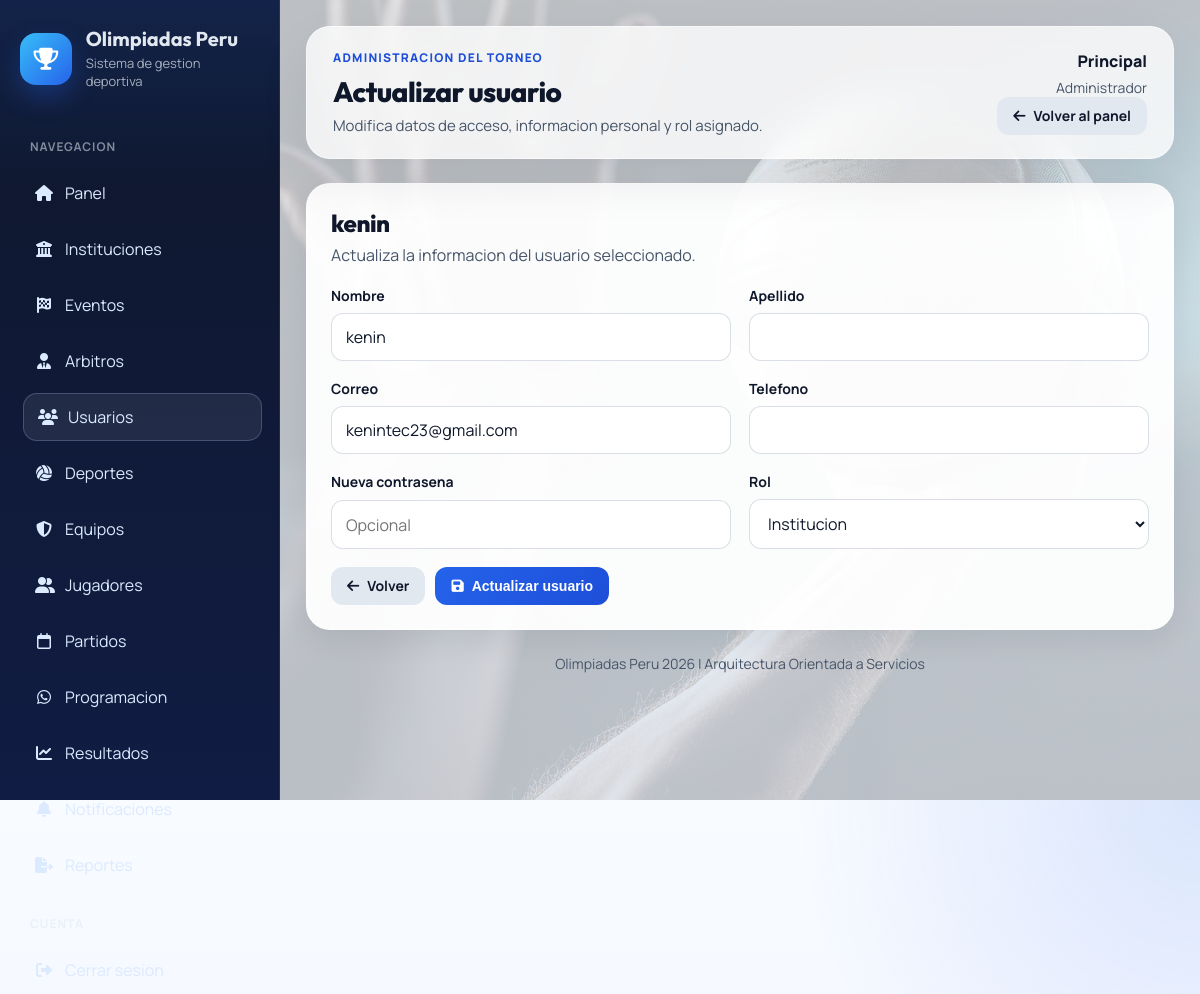
The page /modules/usuarios/editar.php?id=3 (signed in) on the database its author committed.
### tables this page shows
CREATE TABLE `usuarios` (
  `id_usuario` int(11) NOT NULL AUTO_INCREMENT,
  `nombre` varchar(100) NOT NULL,
  `apellido` varchar(100) NOT NULL,
  `email` varchar(120) NOT NULL,
  `password_hash` varchar(255) NOT NULL,
  `telefono` varchar(20) DEFAULT NULL,
  `foto` varchar(255) DEFAULT NULL,
  `activo` tinyint(1) DEFAULT 1,
  `fecha_registro` timestamp NOT NULL DEFAULT current_timestamp(),
  `id_rol` int(11) NOT NULL,
  PRIMARY KEY (`id_usuario`),
  UNIQUE KEY `email` (`email`),
  KEY `id_rol` (`id_rol`),
  CONSTRAINT `usuarios_ibfk_1` FOREIGN KEY (`id_rol`) REFERENCES `roles` (`id_rol`)
);

CREATE TABLE `roles` (
  `id_rol` int(11) NOT NULL AUTO_INCREMENT,
  `nombre` varchar(50) NOT NULL,
  PRIMARY KEY (`id_rol`)
);

### modules/usuarios/editar.php (called while the page is built, shortened)
<?php
require __DIR__ . '/edit_view.php';
return;
?>

### includes/auth.php (called while the page is built, shortened)
<?php
function e(string $value): string
{
    return htmlspecialchars($value, ENT_QUOTES, 'UTF-8');
}

### modules/usuarios/edit_view.php (the view, shortened to what this page needs)
<?php
include '../../config/database.php';
$id = (int) ($_GET['id'] ?? 0);
$stmt = $conexion->prepare('SELECT * FROM usuarios WHERE id_usuario = ?');
$stmt->execute([$id]);
$usuario = $stmt->fetch();
$roles = $conexion->query('SELECT * FROM roles ORDER BY id_rol')->fetchAll();
require '../../includes/app_header.php';
?>
<section class="form-card">
    <div class="toolbar">
        <div class="toolbar__title">
            <h2><?= e(trim($usuario['nombre'] . ' ' . $usuario['apellido'])) ?></h2>
            <p>Actualiza la informacion del usuario seleccionado.</p>
        </div>
    </div>
    <form action="actualizar.php" method="POST" class="form-grid">
        <div class="form-grid form-grid--two">
            <div class="field">
                <label for="nombre">Nombre</label>
                <input id="nombre" type="text" name="nombre" value="<?= e($usuario['nombre']) ?>" required>
            </div>
            <div class="field">
                <label for="apellido">Apellido</label>
                <input id="apellido" type="text" name="apellido" value="<?= e($usuario['apellido']) ?>" required>
            </div>
        </div>
        <div class="form-grid form-grid--two">
            <div class="field">
                <label for="email">Correo</label>
                <input id="email" type="email" name="email" value="<?= e($usuario['email']) ?>" required>
            </div>
            <div class="field">
                <label for="telefono">Telefono</label>
                <input id="telefono" type="text" name="telefono" value="<?= e((string) ($usuario['telefono'] ?? '')) ?>">
            </div>
        </div>
        <div class="form-grid form-grid--two">
            <div class="field">
                <label for="password">Nueva contrasena</label>
                <input id="password" type="password" name="password" placeholder="Opcional">
            </div>
            <div class="field">
                <label for="id_rol">Rol</label>
                <select id="id_rol" name="id_rol" required>
                    <?php foreach ($roles as $rol): ?>
                        <option value="<?= e((string) $rol['id_rol']) ?>" <?= (int) $usuario['id_rol'] === (int) $rol['id_rol'] ? 'selected' : '' ?>>
                            <?= e($rol['nombre']) ?>
                        </option>
                    <?php endforeach; ?>
                </select>
            </div>
        </div>
        <div class="action-row">
            <a class="btn btn-secondary" href="index.php">
                <i class="fa-solid fa-arrow-left"></i>
                Volver
            </a>
            <button class="btn btn-primary" type="submit">
                <i class="fa-solid fa-floppy-disk"></i>
                Actualizar usuario
            </button>
        </div>
    </form>
</section>
<?php require '../../includes/app_footer.php'; ?>

### css/style.css (style rules this page uses)
:root { --bg: #eef2ff; --surface: #ffffff; --text: #0f172a; --text-soft: #475569; --primary: #2563eb; --primary-2: #1d4ed8; --success: #16a34a; --warning: #f59e0b; --danger: #dc2626; --shadow-soft: 0 20px 50px rgba(15, 23, 42, 0.08); --shadow-card: 0 10px 30px rgba(15, 23, 42, 0.08); --radius-xl: 24px; --radius-lg: 18px; --radius-md: 14px; --radius-sm: 10px; --transition: 180ms ease; }
* { box-sizing: border-box; margin: 0; padding: 0; }
html { scroll-behavior: smooth; }
body { background: radial-gradient(circle at top right, rgba(37, 99, 235, 0.14), transparent 28%), radial-gradient(circle at bottom left, rgba(22, 163, 74, 0.12), transparent 24%), linear-gradient(180deg, #f8fbff 0%, var(--bg) 100%); color: var(--text); font-family: "Manrope", "Segoe UI", Tahoma, Geneva, Verdana, sans-serif; min-height: 100vh; }
h1, h2, h3, h4, h5, h6, .app-brand__title, .app-topbar__title { font-family: "Outfit", "Manrope", "Segoe UI", sans-serif; }
a { color: inherit; }
.hero-card, .panel-card, .data-card, .form-card, .auth-card { background: rgba(255, 255, 255, 0.94); border: 1px solid rgba(255, 255, 255, 0.7); border-radius: var(--radius-xl); box-shadow: var(--shadow-card); }
.hero-card, .panel-card, .data-card, .form-card { padding: 24px; }
.toolbar { align-items: center; display: flex; flex-wrap: wrap; gap: 12px; justify-content: space-between; margin-bottom: 20px; }
.toolbar__title h2, .section-title { font-size: 24px; font-weight: 800; letter-spacing: -0.02em; }
.toolbar__title p { color: var(--text-soft); margin-top: 6px; }
.btn, button, input[type="submit"] { align-items: center; border: 0; border-radius: 12px; cursor: pointer; display: inline-flex; font-size: 14px; font-weight: 700; gap: 8px; justify-content: center; line-height: 1; padding: 12px 16px; text-decoration: none; transition: transform var(--transition), box-shadow var(--transition), background var(--transition), opacity var(--transition); }
.btn-primary { background: linear-gradient(135deg, var(--primary), var(--primary-2)); color: #fff; }
.btn-secondary { background: #e2e8f0; color: #0f172a; }
.form-card form, .form-grid { display: grid; gap: 18px; }
.form-grid--two { grid-template-columns: repeat(2, minmax(0, 1fr)); }
.field { display: grid; gap: 8px; }
.field label { color: var(--text); font-size: 14px; font-weight: 700; }
input, select, textarea { background: #fff; border: 1px solid rgba(148, 163, 184, 0.35); border-radius: 12px; color: var(--text); font: inherit; min-height: 48px; padding: 12px 14px; transition: border-color var(--transition), box-shadow var(--transition), background var(--transition); width: 100%; }
.action-row { display: flex; flex-wrap: wrap; gap: 10px; }

### rows shown on the page
usuarios: nombre "kenin", email "kenintec23@gmail.com", id_rol "Institucion"

### other values the page prints
$item['label'] "Panel"
$item['label'] "Instituciones"
$item['label'] "Eventos"
$item['label'] "Arbitros"
$item['label'] "Usuarios"
$item['label'] "Deportes"
$item['label'] "Equipos"
$item['label'] "Jugadores"
$item['label'] "Partidos"
$item['label'] "Programacion"
$item['label'] "Resultados"
$pageHeading "Actualizar usuario"
$pageDescription "Modifica datos de acceso, informacion personal y rol asignado."
current_user_name() "Principal"
current_role_label() "Administrador"
